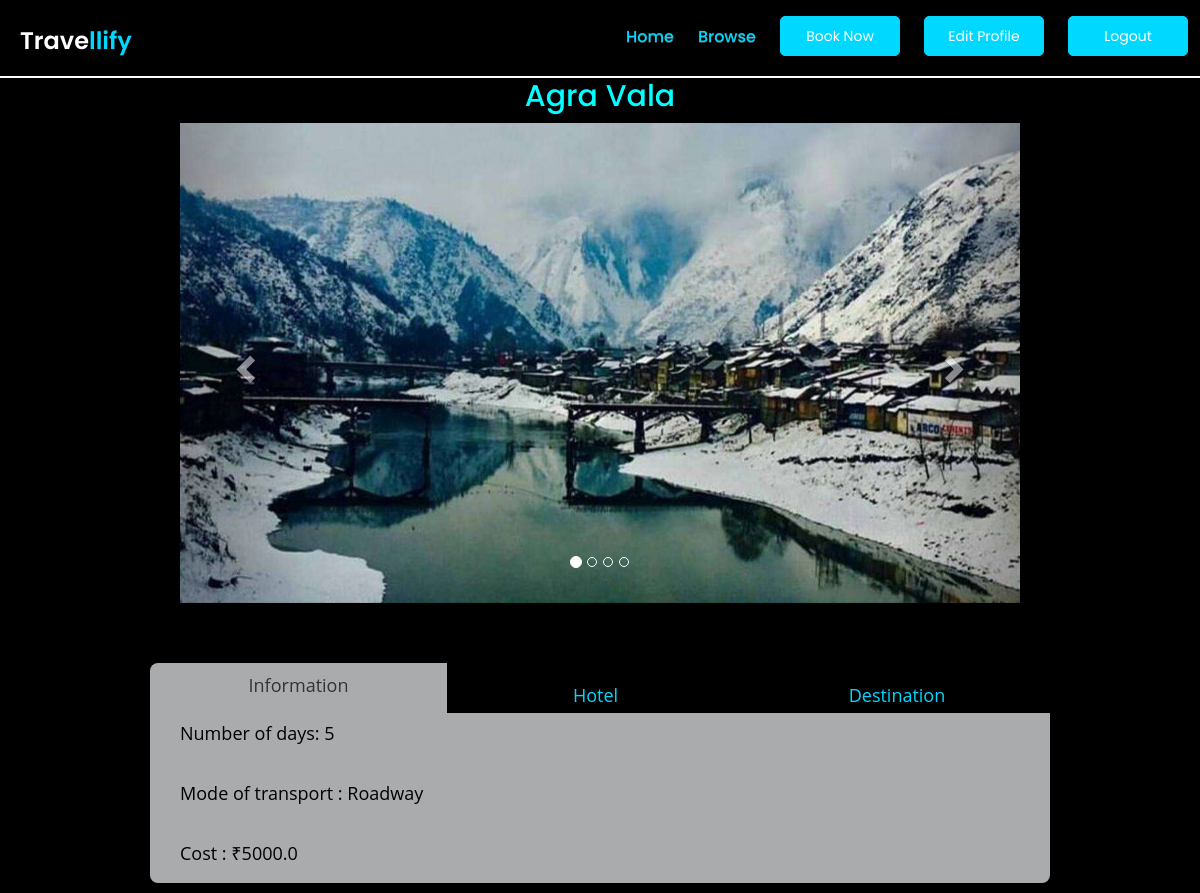
Screenshot of /package/1 with the database file from the repository.
### app1/models.py (models this page shows)
class Package(models.Model):
    name = models.CharField(max_length=100)
    days = models.IntegerField()
    hotel = models.ForeignKey(Hotel, on_delete=models.CASCADE)
    mot = models.ForeignKey(Mot, on_delete=models.CASCADE)
    destination = models.ForeignKey(Destination, on_delete=models.CASCADE)
    cost = models.FloatField()
    ppic = models.ImageField(
        upload_to='package/%Y/%m/%d/', blank=True, default='media/h.jpg')
    review = models.IntegerField()

class Mot(models.Model):
    fare = models.FloatField()
    t_type = models.CharField(max_length=20)

### app1/views.py (the view)
# urls.py: path('package/<int:p_id>', views.package, name='package'),
def package(request, p_id):
    p = Package.objects.get(pk=p_id)
    return render(request, 'package.html', {'p': p})

### templates/package.html (shortened to what this page needs)
{% extends 'base.html' %} {% load static %} {% block content %}
<header class="top-area">
    <div class="header-area">
        <div>
            <div class="row">
                <div class="col-sm-2">
                    <div class="logo">
                        <a href="index.html" style="margin-left:20px"> Trave<span>llify</span> </a>
                    </div>
                </div>
                <div class="col-sm-10">
                    <div class="main-menu">
                        <div class="collapse navbar-collapse">
                            <ul class="nav navbar-nav navbar-right">
                                <li class="smooth-menu">
                                    <a href="#home" style="color: #00d8ff">Home</a>
                                </li>
                                <li class="smooth-menu">
                                    <a href="#gallery" style="color: #00d8ff">Browse</a>
                                </li>
                                <li>
                                    <form method="POST" action="{% url 'booking' p.id %}">
                                        <button type="submit" class="book-btn nav-link">Book Now</button>
                                    </form>
                                </li>
                                <li>
                                    <button class="book-btn" data-toggle="modal" data-target="#mm">
                    Edit Profile
                  </button>
                                </li>
                                <li>
                                    <form method="POST" action="{% url 'logout' %}">
                                        <button type="submit" class="book-btn nav-link">Logout</button>
                                    </form>
                                </li>
                            </ul>
                        </div>
                    </div>
                </div>
            </div>
            <div class="home-border"></div>
        </div>
    </div>
</header>
 <br><br><br><br>
<link rel="stylesheet" href="{% static 'assets/images/package.css' %}" />
<h2 style="color: aqua;text-align:center">{{p.name}}</h2>
<div id="myCarousel" class="carousel slide  packcar" data-ride="carousel">
    <ol class="carousel-indicators">
        <li data-target="#myCarousel" data-slide-to="0" class="active"></li>
        <li data-target="#myCarousel" data-slide-to="1"></li>
        <li data-target="#myCarousel" data-slide-to="2"></li>
        <li data-target="#myCarousel" data-slide-to="3"></li>
    </ol>
    <div class="carousel-inner">
        <div class="item active">
            <img src="{% static 'assets/images/jk.jpg' %}" style="width: 100%; height: 480px" />
        </div>
    </div>
    <a class="left carousel-control" href="#myCarousel" data-slide="prev">
        <span class="glyphicon glyphicon-chevron-left"></span>
    </a>
    <a class="right carousel-control" href="#myCarousel" data-slide="next">
        <span class="glyphicon glyphicon-chevron-right"></span>
    </a>
</div>
<div class="wrap ">
    <ul class="tabs group" style="width:75%">
        <li style="width:33%"><a class="active" href="#/info">Information</a></li>
        <li style="width:33%"><a href="#/hotel">Hotel</a></li>
        <li style="width:34%"><a href="#/dest">Destination</a></li>
    </ul>
    <div id="terms" style="width:75%">
        <div id="info">
            <p>Number of days: {{p.days}}</p>
            <p>Mode of transport : {{p.mot.t_type}} </p>
            <p>Cost : ₹{{p.cost}} </p>
        </div>
    </div>
</div>
{% endblock %}

### static/assets/images/style.css (style rules this page uses)
* { padding: 0; margin: 0; }
* { box-sizing: border-box; }
body { position: relative; font-size: 14px; color: #222222; background: black; font-family: "Poppins", sans-serif; max-width: 1920px; margin: 0 auto; overflow-x: hidden; }
a, a:hover, a:active, a:focus { display: inline-block; text-decoration: none; font-size: 13px; padding: 0; margin: 0; }
h1, h2, h3, h4, h5, h6 { margin: 0; color: #222222; text-transform: capitalize; }
p { margin: 0; color: #666666; font-size: 14px; }
img { border: none; max-width: 100%; height: auto; }
ul { padding: 0; margin: 0; list-style: none; }
ul li { list-style: none; }
select, input, textarea, button { box-shadow: none; outline: 0 !important; }
html, body { height: 100%; z-index: 2; }
.top-area { position: absolute; width: 100%; }
.header-area { position: relative; width: 100%; }
.logo a, .logo a:hover, .logo a:focus { color: #fff; font-size: 24px; font-family: "Poppins", sans-serif; text-transform: capitalize; font-weight: 600; margin: 14px 0px 0; padding: 10px 0 0 0; }
.logo a span { color: #00d8ff; text-transform: capitalize; }
.main-menu { position: relative; }
.main-menu .nav li { position: relative; padding: 16px 12px 0px; -webkit-transition: all 0.2s linear; -moz-transition: all 0.2s linear; -ms-transition: all 0.2s linear; -o-transition: all 0.2s linear; transition: all 0.2s linear; }
.main-menu .nav li a { padding: 11px 0 29px; color: #fff; font-size: 16px; text-transform: capitalize; font-family: "Poppins", sans-serif; font-weight: 500; -webkit-transition: all 0.25s ease-in-out 0s; -moz-transition: all 0.25s ease-in-out 0s; -o-transition: all 0.25s ease-in-out 0s; transition: all 0.25s ease-in-out 0s; }
.main-menu .nav a:before { position: absolute; content: ""; width: 0px; height: 2px; bottom: -2.4px; left: 0; background: transparent; -webkit-transition: 0.3s ease-in-out; -ms-transition: 0.3s ease-in-out; -moz-transition: 0.3s ease-in-out; -o-transition: 0.3s ease-in-out; transition: 0.3s ease-in-out; }
.home-border { border-top: 2px solid #fff; }
.book-btn { background: #00d8ff; border: 1px solid #00d8ff; width: 120px; height: 40px; white-space: nowrap; text-align: center; color: #fff; font-size: 14px; font-family: "Poppins", sans-serif; text-transform: capitalize; border-radius: 5px; -webkit-transition: 0.5s ease-in-out; -moz-transition: 0.5s ease-in-out; -ms-transition: 0.5s ease-in-out; -o-transition: 0.5s ease-in-out; transition: 0.5s ease-in-out; }
* { margin: 0; padding: 0; }

### static/assets/images/package.css (style rules this page uses)
.packcar { width: 70%; margin: auto; transform: translateY(10px); }
.wrap { margin-top: -10px; transform: translateY(50px); }
ul.tabs { width: 1000px; height: 80px; margin: 0 auto; list-style: none; overflow: hidden; padding: 0; }
ul.tabs li { float: left; width: 200px; }
ul.tabs li a { position: relative; cursor: pointer; display: block; height: 40px; margin-top: 40px; padding: 10px 0 0 0; font-family: "Open Sans", sans-serif; font-size: 18px; text-align: center; text-decoration: none; color: #00d8ff; background: #000000;; border: 0px solid #00d8ff; transition: padding 0.2s ease, margin 0.2s ease; }
.tabs li:first-child a { z-index: 3; border-top-left-radius: 8px; }
.tabs li:nth-child(2) a { z-index: 2; }
.tabs li:last-child a { z-index: 1; border-top-right-radius: 8px; }
ul.tabs li a.active { margin: 30px 0 0 0; padding: 10px 0 10px 0; background: #aaabac; color: #2f3536; z-index: 4; outline: none; }
.group:before, .group:after { content: " "; display: table; }
.group:after { clear: both; }
#terms { width: 1000px; height: max-content; margin: 0 auto; background: #aaabac; transform: translateY(-10px); border-bottom-right-radius: 8px; border-bottom-left-radius: 8px; }
#terms>div>p { font-family: "Open Sans", sans-serif; padding: 20px 30px; color: black; line-height:20px; font-size: 18px; margin: 0; }

### rows the page displays
Package: name "Agra Vala", days "5", mot.t_type "Roadway", cost "5000.0"
